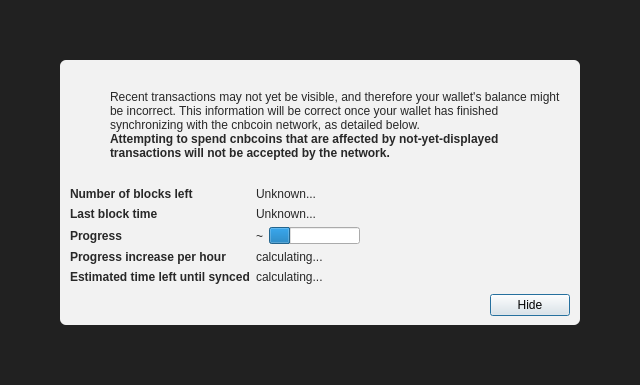
<?xml version="1.0" encoding="UTF-8"?>
<ui version="4.0">
 <class>ModalOverlay</class>
 <widget class="ModalOverlay" name="ModalOverlay">
  <property name="geometry">
   <rect>
    <x>0</x>
    <y>0</y>
    <width>640</width>
    <height>385</height>
   </rect>
  </property>
  <property name="windowTitle">
   <string>Form</string>
  </property>
  <layout class="QVBoxLayout" name="verticalLayout" stretch="0">
   <property name="sizeConstraint">
    <enum>QLayout::SetDefaultConstraint</enum>
   </property>
   <property name="leftMargin">
    <number>0</number>
   </property>
   <property name="topMargin">
    <number>0</number>
   </property>
   <property name="rightMargin">
    <number>0</number>
   </property>
   <property name="bottomMargin">
    <number>0</number>
   </property>
   <item>
    <widget class="QWidget" name="bgWidget" native="true">
     <property name="styleSheet">
      <string notr="true">#bgWidget { background: rgba(0,0,0,220); }</string>
     </property>
     <layout class="QVBoxLayout" name="verticalLayoutMain" stretch="1">
      <property name="leftMargin">
       <number>60</number>
      </property>
      <property name="topMargin">
       <number>60</number>
      </property>
      <property name="rightMargin">
       <number>60</number>
      </property>
      <property name="bottomMargin">
       <number>60</number>
      </property>
      <item>
       <widget class="QWidget" name="contentWidget" native="true">
        <property name="styleSheet">
         <string notr="true">#contentWidget { background: rgba(255,255,255,240); border-radius: 6px; }

QLabel { color: rgb(40,40,40);  }</string>
        </property>
        <layout class="QVBoxLayout" name="verticalLayoutSub" stretch="1,0,0,0">
         <property name="spacing">
          <number>0</number>
         </property>
         <property name="leftMargin">
          <number>10</number>
         </property>
         <property name="topMargin">
          <number>10</number>
         </property>
         <property name="rightMargin">
          <number>10</number>
         </property>
         <property name="bottomMargin">
          <number>10</number>
         </property>
         <item>
          <layout class="QHBoxLayout" name="horizontalLayoutIconText" stretch="0,1">
           <property name="topMargin">
            <number>20</number>
           </property>
           <item>
            <layout class="QVBoxLayout" name="verticalLayoutIcon">
             <property name="leftMargin">
              <number>0</number>
             </property>
             <item>
              <widget class="QPushButton" name="warningIcon">
               <property name="enabled">
                <bool>false</bool>
               </property>
               <property name="text">
                <string/>
               </property>
               <property name="icon">
                <iconset>
                 <normaloff>:/icons/warning</normaloff>
                 <disabledoff>:/icons/warning</disabledoff>:/icons/warning</iconset>
               </property>
               <property name="iconSize">
                <size>
                 <width>48</width>
                 <height>48</height>
                </size>
               </property>
               <property name="flat">
                <bool>true</bool>
               </property>
              </widget>
             </item>
             <item>
              <spacer name="verticalSpacerWarningIcon">
               <property name="orientation">
                <enum>Qt::Vertical</enum>
               </property>
               <property name="sizeHint" stdset="0">
                <size>
                 <width>20</width>
                 <height>40</height>
                </size>
               </property>
              </spacer>
             </item>
            </layout>
           </item>
           <item>
            <layout class="QVBoxLayout" name="verticalLayoutInfoText">
             <property name="leftMargin">
              <number>0</number>
             </property>
             <property name="topMargin">
              <number>0</number>
             </property>
             <item>
              <widget class="QLabel" name="infoText">
               <property name="text">
                <string>Recent transactions may not yet be visible, and therefore your wallet's balance might be incorrect. This information will be correct once your wallet has finished synchronizing with the cnbcoin network, as detailed below.</string>
               </property>
               <property name="textFormat">
                <enum>Qt::RichText</enum>
               </property>
               <property name="wordWrap">
                <bool>true</bool>
               </property>
              </widget>
             </item>
             <item>
              <widget class="QLabel" name="infoTextStrong">
               <property name="font">
                <font>
                 <weight>75</weight>
                 <bold>true</bold>
                </font>
               </property>
               <property name="text">
                <string>Attempting to spend cnbcoins that are affected by not-yet-displayed transactions will not be accepted by the network.</string>
               </property>
               <property name="textFormat">
                <enum>Qt::RichText</enum>
               </property>
               <property name="wordWrap">
                <bool>true</bool>
               </property>
              </widget>
             </item>
             <item>
              <spacer name="verticalSpacerInTextSpace">
               <property name="orientation">
                <enum>Qt::Vertical</enum>
               </property>
               <property name="sizeHint" stdset="0">
                <size>
                 <width>20</width>
                 <height>40</height>
                </size>
               </property>
              </spacer>
             </item>
            </layout>
           </item>
          </layout>
         </item>
         <item>
          <spacer name="verticalSpacerAfterText">
           <property name="orientation">
            <enum>Qt::Vertical</enum>
           </property>
           <property name="sizeHint" stdset="0">
            <size>
             <width>20</width>
             <height>40</height>
            </size>
           </property>
          </spacer>
         </item>
         <item>
          <layout class="QFormLayout" name="formLayout">
           <property name="fieldGrowthPolicy">
            <enum>QFormLayout::FieldsStayAtSizeHint</enum>
           </property>
           <property name="horizontalSpacing">
            <number>6</number>
           </property>
           <property name="verticalSpacing">
            <number>6</number>
           </property>
           <property name="topMargin">
            <number>10</number>
           </property>
           <item row="0" column="0">
            <widget class="QLabel" name="labelNumberOfBlocksLeft">
             <property name="font">
              <font>
               <weight>75</weight>
               <bold>true</bold>
              </font>
             </property>
             <property name="text">
              <string>Number of blocks left</string>
             </property>
            </widget>
           </item>
           <item row="0" column="1">
            <widget class="QLabel" name="numberOfBlocksLeft">
             <property name="text">
              <string>Unknown...</string>
             </property>
            </widget>
           </item>
           <item row="1" column="0">
            <widget class="QLabel" name="labelLastBlockTime">
             <property name="font">
              <font>
               <weight>75</weight>
               <bold>true</bold>
              </font>
             </property>
             <property name="text">
              <string>Last block time</string>
             </property>
            </widget>
           </item>
           <item row="1" column="1">
            <widget class="QLabel" name="newestBlockDate">
             <property name="sizePolicy">
              <sizepolicy hsizetype="Maximum" vsizetype="Preferred">
               <horstretch>0</horstretch>
               <verstretch>0</verstretch>
              </sizepolicy>
             </property>
             <property name="text">
              <string>Unknown...</string>
             </property>
            </widget>
           </item>
           <item row="2" column="0">
            <widget class="QLabel" name="labelSyncDone">
             <property name="font">
              <font>
               <weight>75</weight>
               <bold>true</bold>
              </font>
             </property>
             <property name="text">
              <string>Progress</string>
             </property>
            </widget>
           </item>
           <item row="2" column="1">
            <layout class="QHBoxLayout" name="horizontalLayoutSync" stretch="0,1">
             <item>
              <widget class="QLabel" name="percentageProgress">
               <property name="text">
                <string notr="true">~</string>
               </property>
              </widget>
             </item>
             <item>
              <widget class="QProgressBar" name="progressBar">
               <property name="value">
                <number>24</number>
               </property>
               <property name="format">
                <string/>
               </property>
              </widget>
             </item>
            </layout>
           </item>
           <item row="4" column="0">
            <widget class="QLabel" name="labelProgressIncrease">
             <property name="font">
              <font>
               <weight>75</weight>
               <bold>true</bold>
              </font>
             </property>
             <property name="text">
              <string>Progress increase per hour</string>
             </property>
            </widget>
           </item>
           <item row="4" column="1">
            <widget class="QLabel" name="progressIncreasePerH">
             <property name="text">
              <string>calculating...</string>
             </property>
            </widget>
           </item>
           <item row="5" column="0">
            <widget class="QLabel" name="labelEstimatedTimeLeft">
             <property name="font">
              <font>
               <weight>75</weight>
               <bold>true</bold>
              </font>
             </property>
             <property name="text">
              <string>Estimated time left until synced</string>
             </property>
            </widget>
           </item>
           <item row="5" column="1">
            <widget class="QLabel" name="expectedTimeLeft">
             <property name="text">
              <string>calculating...</string>
             </property>
            </widget>
           </item>
          </layout>
         </item>
         <item>
          <layout class="QHBoxLayout" name="horizontalLayoutButtons">
           <property name="leftMargin">
            <number>10</number>
           </property>
           <property name="topMargin">
            <number>10</number>
           </property>
           <item>
            <spacer name="horizontalSpacer">
             <property name="orientation">
              <enum>Qt::Horizontal</enum>
             </property>
             <property name="sizeHint" stdset="0">
              <size>
               <width>40</width>
               <height>20</height>
              </size>
             </property>
            </spacer>
           </item>
           <item>
            <widget class="QPushButton" name="closeButton">
             <property name="text">
              <string>Hide</string>
             </property>
             <property name="focusPolicy">
              <enum>Qt::StrongFocus</enum>
             </property>
             <property name="default">
              <bool>true</bool>
             </property>
            </widget>
           </item>
          </layout>
         </item>
        </layout>
       </widget>
      </item>
     </layout>
    </widget>
   </item>
  </layout>
 </widget>
 <customwidgets>
  <customwidget>
   <class>ModalOverlay</class>
   <extends>QWidget</extends>
   <header>qt/modaloverlay.h</header>
   <container>1</container>
  </customwidget>
 </customwidgets>
 <resources/>
 <connections/>
</ui>
